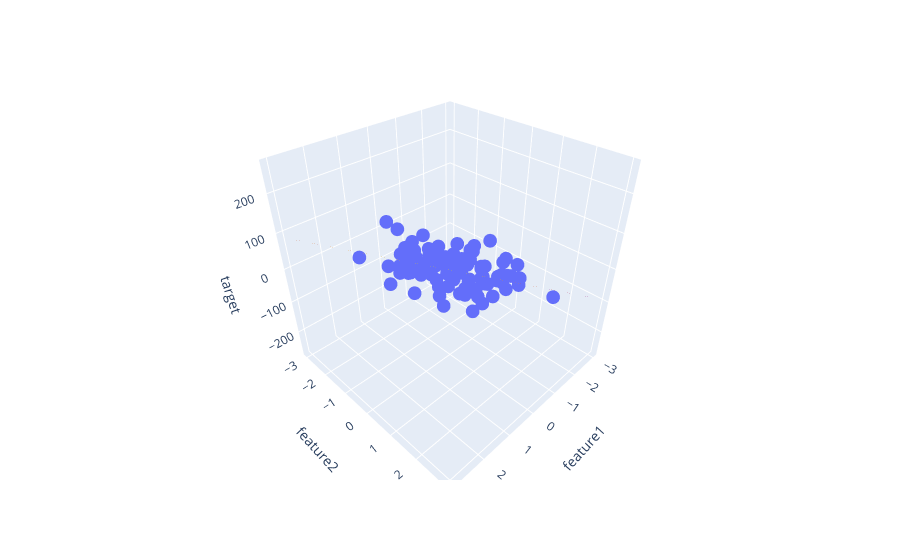

Write notebook code for a chart like this one.
### Markdown cell above
## The fitted plane

### Code cell
g = np.linspace(-3, 3, 20)
G1, G2 = np.meshgrid(g, g)
# predict on every grid point, then reshape back into a 20 x 20 surface
Z = lr.predict(np.c_[G1.ravel(), G2.ravel()]).reshape(G1.shape)
fig = px.scatter_3d(df, x="feature1", y="feature2", z="target")
fig.add_trace(go.Surface(x=G1, y=G2, z=Z, opacity=0.5, showscale=False))
fig
